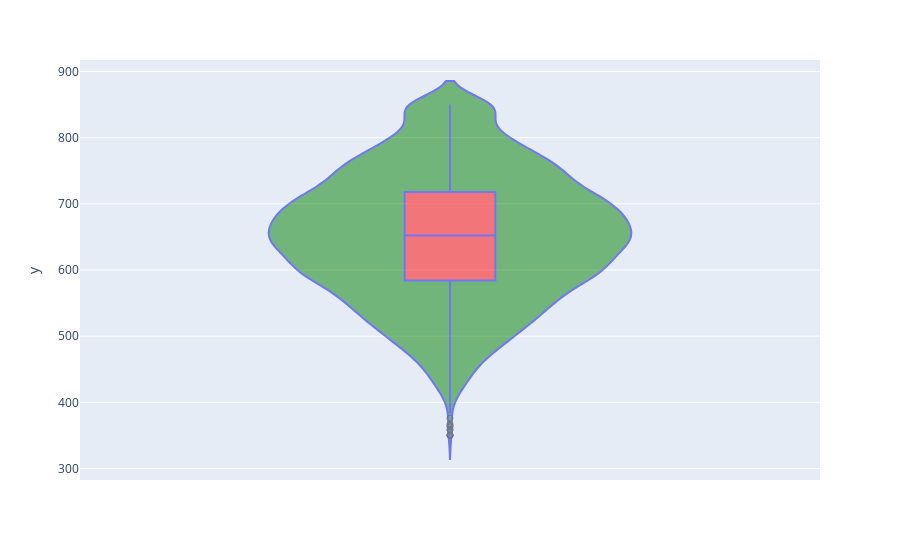

Here is the notebook cell this chart was saved with:
### Markdown cell above
##### De forma analoga a la matriz de covarianzas en esta nueva grafica muestra como las variables Score y Cliente son las mas correlacionadas

### Code cell
fig = px.violin(y = aplicaciones_df.Score, box = True)
fig.update_traces(fillcolor = 'green',   # Color de fondo
                  line_color = 'blue',   # Color de borde
                  marker_line_outliercolor = 'black', # Color de borde de los atípicos
                  box_fillcolor = 'red', # Color del box plot
                  opacity = 0.5) 
fig.show()

### Figure 1 — Plotly figure (JSON) as saved in the notebook; plotly's stock layout.template omitted (floating-point values rounded to 4 significant figures; data arrays with more than 128 entries replaced by an {"elided": "..."} marker saying what was removed)
{"data": [{"alignmentgroup": "True", "box": {"fillcolor": "red", "visible": true}, "fillcolor": "green", "hovertemplate": "y=%{y}<extra></extra>", "legendgroup": "", "line": {"color": "blue"}, "marker": {"color": "#636efa", "line": {"outliercolor": "black"}}, "name": "", "offsetgroup": "", "opacity": 0.5, "orientation": "v", "scalegroup": "True", "showlegend": false, "type": "violin", "x0": " ", "xaxis": "x", "y": {"elided": "6383 int values"}, "y0": " ", "yaxis": "y"}], "layout": {"legend": {"tracegroupgap": 0}, "margin": {"t": 60}, "violinmode": "group", "xaxis": {"anchor": "y", "domain": [0, 1]}, "yaxis": {"anchor": "x", "domain": [0, 1], "title": {"text": "y"}}}}
